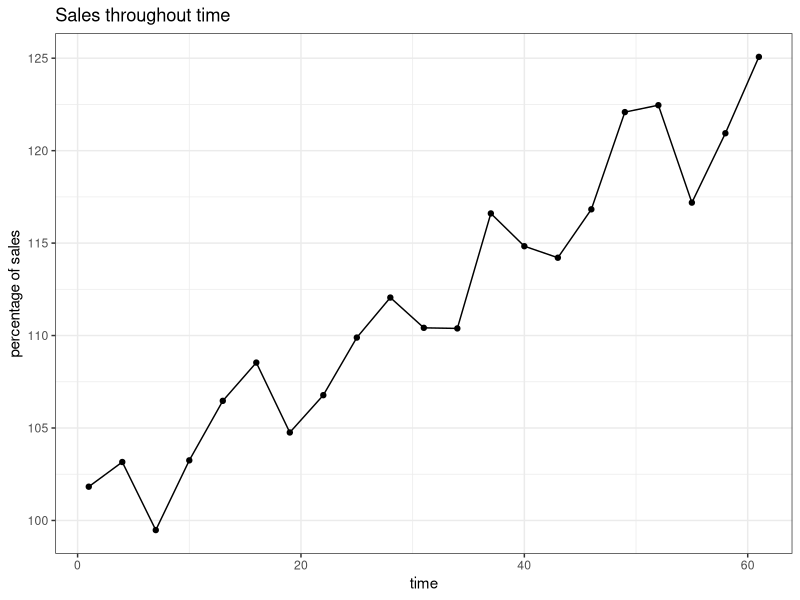
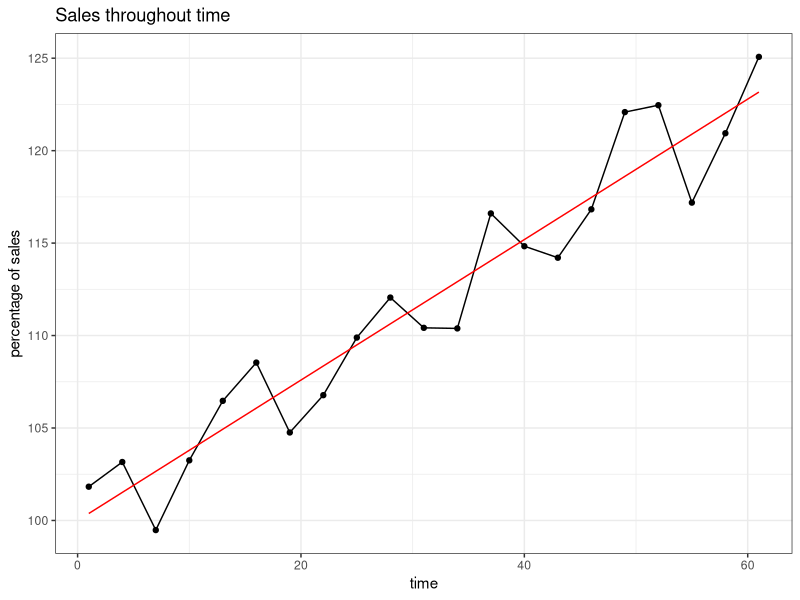
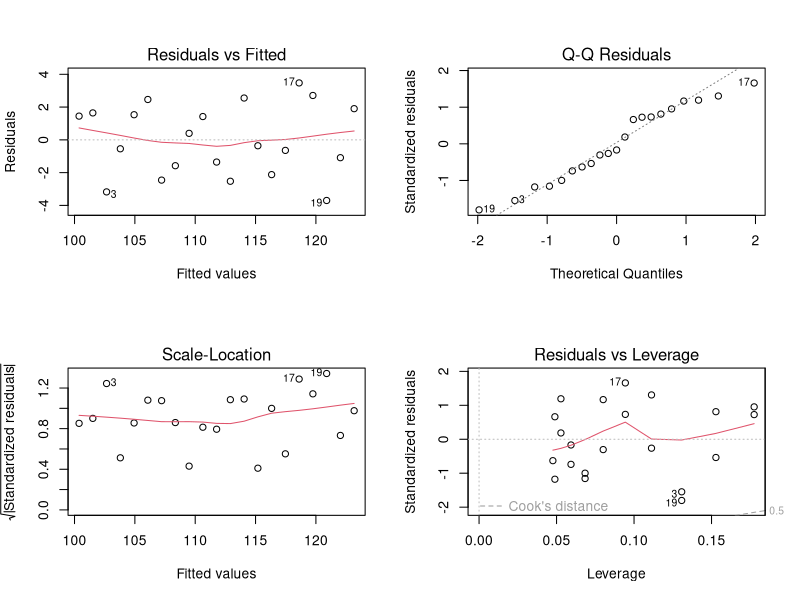
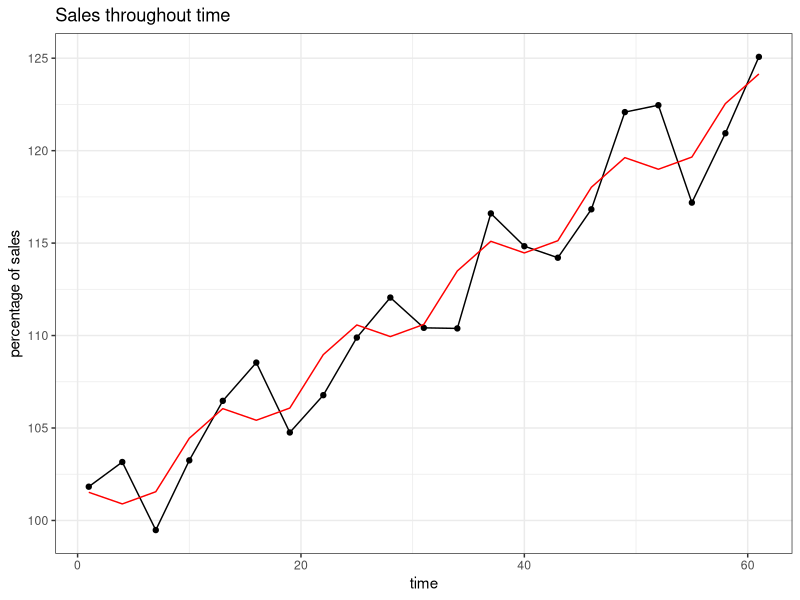
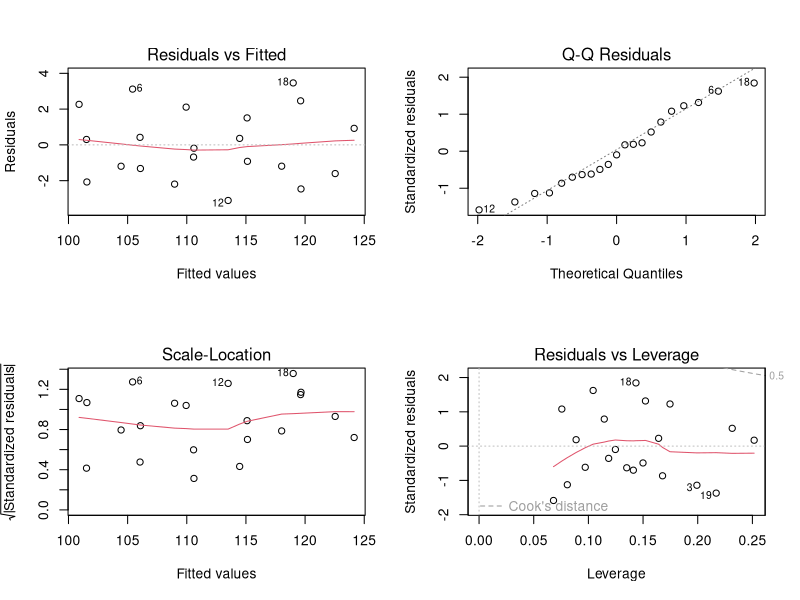
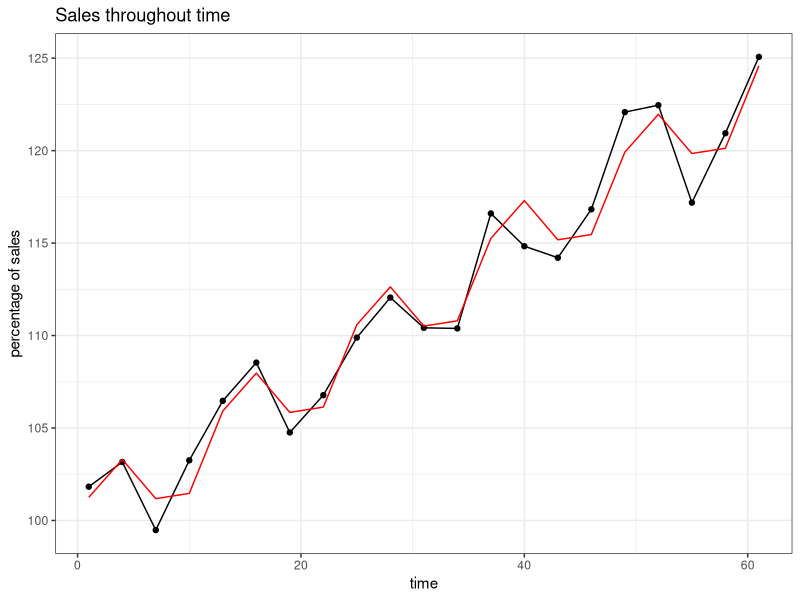
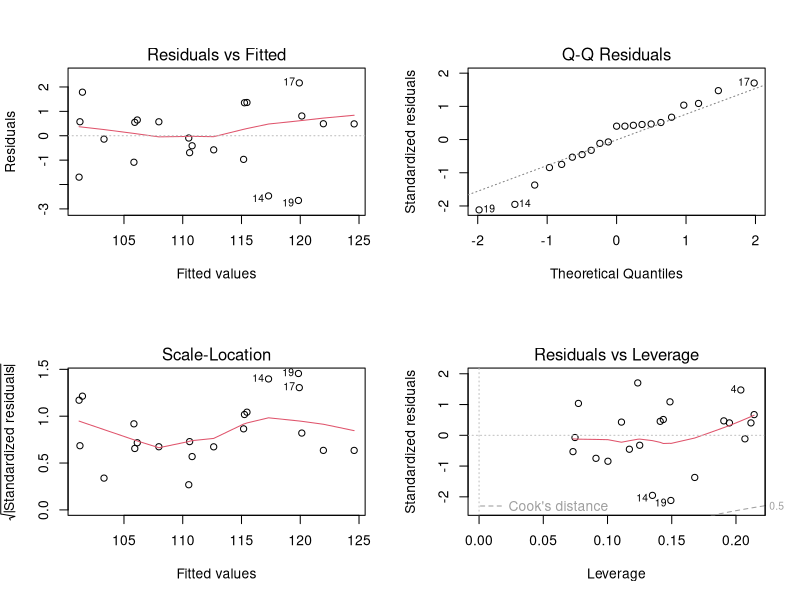
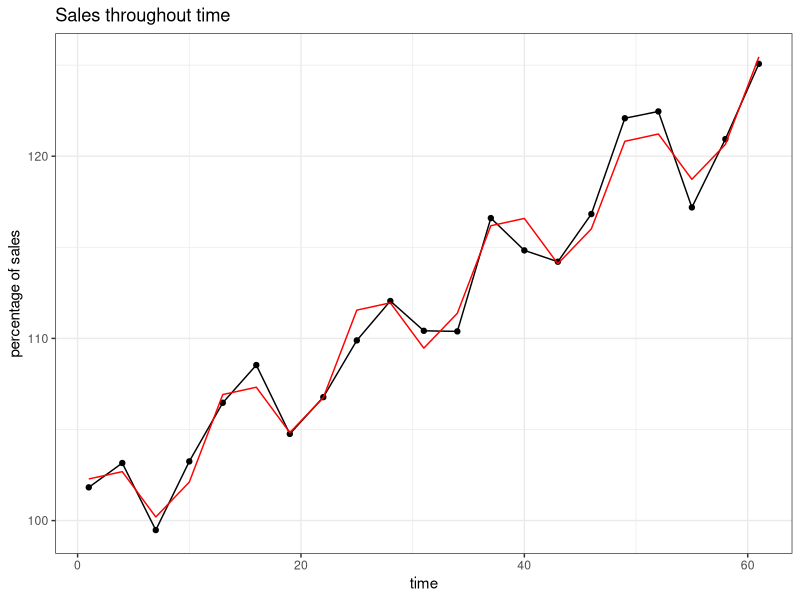

R code for these plots, in order:
## ---- chunk 1
library(tidyverse)
library(ggplot2)
## ---- chunk 2
don <- read.csv("salesData/sales1.csv")
p1 <- don %>% 
  ggplot() +
  aes(x = time, y = y) +
  geom_point() +
  geom_line() +
  xlab("time") +
  ylab("percentage of sales") +
  ggtitle("Sales throughout time") +
  theme_bw()
p1
## ---- chunk 3
lm1 <- lm(y ~ time, data = don)
pred1 <- predict(lm1)
don <- data.frame(don,pred1)
summary(lm1)
p2 <- p1 +
  geom_line(data = don, aes(x = time, y = pred1), color = "red") +
  theme_bw()
p2
par(mfrow=c(2,2))
plot(lm1)
## ---- chunk 4
lm2 <- lm(y ~ time + (cos((2*pi*time)/12)), data = don)
pred2 <- predict(lm2)
don <- data.frame(don,pred2)
p3 <- p1 +
  geom_line(data = don, aes(x = time, y = pred2), color = "red") +
  theme_bw()
p3
summary(lm2)
par(mfrow=c(2,2))
plot(lm2)
## ---- chunk 5
lm3 <- lm(y ~ time + (sin((2*pi*time)/12)), data = don)
pred3 <- predict(lm3)
don <- data.frame(don,pred3)
p4 <- p1 +
  geom_line(data = don, aes(x = time, y = pred3), color = "red") +
  theme_bw()
p4
summary(lm3)
par(mfrow=c(2,2))
plot(lm3)
## ---- chunk 6
lm4 <- lm(y ~ time + (sin((2*pi*time)/12)) + (cos((2*pi*time)/12)), data = don)
pred4 <- predict(lm4)
don <- data.frame(don,pred4)
p5 <- p1 +
  geom_line(data = don, aes(x = time, y = pred4), color = "red") +
  theme_bw()
p5
summary(lm4)
par(mfrow=c(2,2))
plot(lm4)
## ---- chunk 7
BIC(lm1,lm2,lm3,lm4)
AIC(lm1,lm2,lm3,lm4)
## ---- chunk 8
p5
par(mfrow=c(2,2))
plot(lm4)
## ---- chunk 9
lm5 <- lm(y -100 ~ -1 + time + I(sin((2*pi*time)/12)) + I(cos((2*pi*time)/12)-1), data = don)
pred5 <- predict(lm5, don) +100
don <- data.frame(don,pred5)
p6 <- don %>% 
  ggplot() +
  aes(x = time, y = y) %>% 
  geom_point() +
  geom_line(aes(x = time, y = pred5), color = "red") +
  theme_bw()
p6
summary(lm5)
par(mfrow=c(2,2))
plot(lm5)
## ---- chunk 10
NEW_PT <- data.frame(time = 0)
predict(lm5,NEW_PT) + 100
## ---- chunk 11
don2 <- read.csv("salesData/sales30.csv")
p1 <- don2 %>% 
  ggplot() +
  aes(x = time, y = y, color = as.factor(id)) +
  geom_point() +
  xlab("time") +
  ylab("sales") +
  ggtitle("quarterly sales for 30 different products")
p1
## ---- chunk 12
lm6 <- lm(y ~ time + (sin((2*pi*time)/12)) + (cos((2*pi*time)/12)),
          data = don2)
pred6 <- predict(lm6)
don2 <- data.frame(don2,pred6)
p2 <- p1 + 
  geom_line(data = don2, aes(x = time, y = pred6)) +
  facet_wrap(~id)
p2
summary(lm6)
par(mfrow = c(2,2))
plot(lm6)
## ---- chunk 13
library(lme4)
don2 <- don2 %>% 
  mutate(cos_per = cos((2*pi*time)/12)) %>% 
  mutate(sin_per = sin((2*pi*time)/12))
## ---- chunk 14
lmr1 <- lmer(y ~ (1|id) + time + sin_per + cos_per, data = don2)
## ---- chunk 15
lmr2 <- lmer(y ~ (time|id) + sin_per + cos_per, data = don2)
## ---- chunk 16
lmr3 <- lmer(y ~ (time|id) +
               sin_per + 
               cos_per + 
               (cos_per + time|id),
             data = don2)
## ---- chunk 17
lmr4 <- lmer(y ~ time + sin_per + (time + sin_per | id) + cos_per, data = don2)
## ---- chunk 18
lmr5 <- lmer(y ~ (time|id) +
               cos_per + 
               (time + cos_per | id) + 
               sin_per,
             data = don2)
## ---- chunk 19
lmr6 <- lmer(y ~ time +
               cos_per + 
               (time + cos_per | id) +
               sin_per,
             data = don2)
## ---- chunk 20
lmr7 <- lmer(y ~ (time|id) +
               cos_per +
               (time + cos_per | id) +
               (time + sin_per | id),
             data = don2)
## ---- chunk 21
lmr8 <- lmer(y ~ time +
               cos_per +
               (time + cos_per | id) +
               (time + sin_per | id),
             data = don2)
## ---- chunk 22
AIC(lmr1,lmr2,lmr3,lmr4,lmr5,lmr6,lmr7,lmr8)
BIC(lmr1,lmr2,lmr3,lmr4,lmr5,lmr6,lmr7,lmr8)
## ---- chunk 23
lmr9 <- lmer(y ~ time + sin_per + ( -1 + time + sin_per | id) + cos_per, data = don2)
BIC(lmr9,lmr4)
AIC(lmr9,lmr4)
## ---- chunk 24
pred9 <- predict(lmr9)
don2 <- data.frame(don2,pred9)
p9 <- p1 + 
  geom_line(data = don2, aes(x = time, y = pred9)) +
  facet_wrap(~id)
p9
## ---- chunk 25
lmr10 <- lmer(y -100 ~ -1 +
                time +
                I(sin((2*pi*time)/12)) +
                (-1 + time + I(sin((2*pi*time)/12)) || id) +
                I(cos((2*pi*time)/12)-1),
              data = don2)
## ---- chunk 26
pred10 <- predict(lmr10,don2) + 100
don2 <- data.frame(don2,pred10)
p10 <- p1 +
  geom_line(data = don2, aes(x = time, y=pred10, color = as.factor(id))) +
  theme_bw()
p10
## ---- chunk 27
don3 <- read.csv("salesData/salesNew.csv")
lmr <- lmer(y ~ time + cos_per + sin_per + (-1 + time + sin_per || id), don2)
## ---- chunk 28
t <- seq(0,66,0.2)
X <- cbind(1,t,cos(2*pi*t/12)-1, sin(2*pi*t/12))
## ---- chunk 29
beta <- fixef(lmr)
## ---- chunk 30
pred <- data.frame(time=t, pred0=X %*% beta)
## ---- chunk 31
p13 <- ggplot(don3, aes(x = time, y = y)) +
  geom_point() + 
  xlab("time") + 
  ylab("sales") +
  geom_line(data = pred, aes(time, pred0), color = "red")
p13
## ---- chunk 32
summary(lmr)
Sig <- diag(c(0.01878,8.42647)) 
sig <- solve(Sig)
res <- 1.036
## ---- chunk 33
t <- seq(1,61,3)
pts <- seq(1,20,3)
for (j in pts){
  betaj <- beta
  yj <- don3$y[1:j]
  tj <- t[1:j]
  Xj <- cbind(1, tj, cos(2*pi*tj/12)-1, sin(2*pi*tj/12))
  Aj <- cbind(tj, sin(2*pi*tj/12))
  coefj <- solve(t(Aj) %*% Aj/res + sig)
  coeffj <- coefj %*% t(Aj) %*% (yj - Xj %*% beta)/res
  betaj["time"] <- beta["time"] + coeffj[1]
  betaj["sin_per"] <- beta["sin_per"] + coeffj[2]
  pred$predj <- X %*% betaj
  print(p13 +
    geom_line(data = pred, aes(x = time, y = predj), color = "green"))
}
